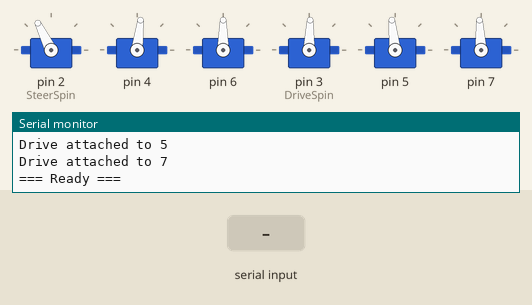
The sketch below on a simulated Arduino Uno, built with avr-gcc and run on an emulated ATmega328P. Parts: 6 × servo, the last lines printed to the serial monitor. The inputs (shaded band) are chosen by the test bench.

Above: at 1.2 s.
1.3 s: "ss\n" received over the second serial link
At 2.8 s:
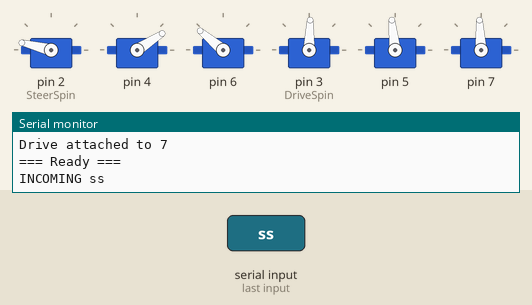
3.4 s: "dp\n" received over Serial
At 3.85 s:
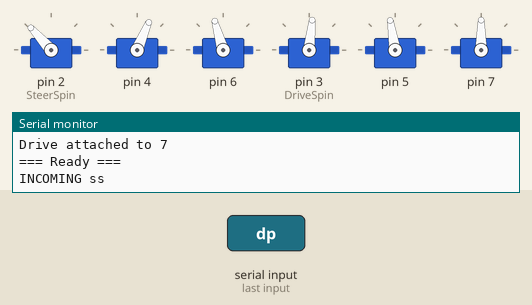
5.5 s: "ds\n" received over Serial
At 5.95 s:
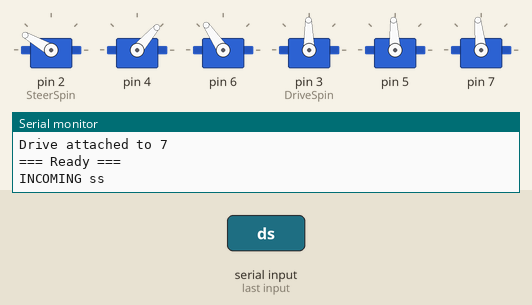
7.8 s: "sp\n" received over the second serial link
At 8.9 s:
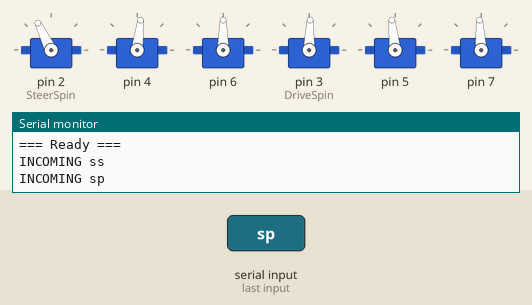
9.3 s: "ds\n" received over the second serial link
At 10.04 s:
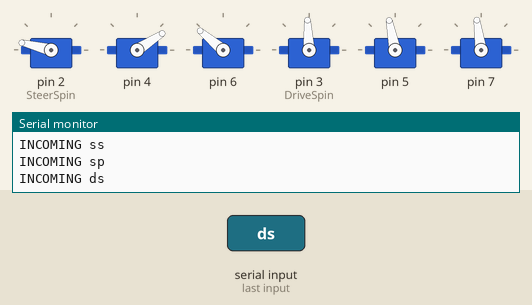
10.8 s: "sp\n" received over Serial
At 12.5 s:
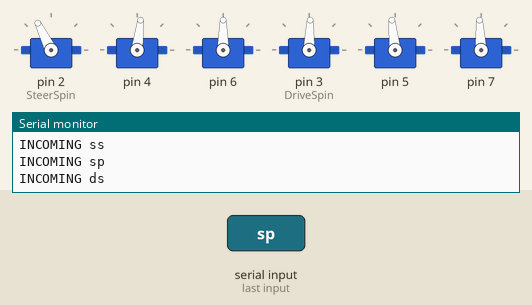
Timing chart, 0 to 13.9 s (numbered marks = the images above; inputs shaded):
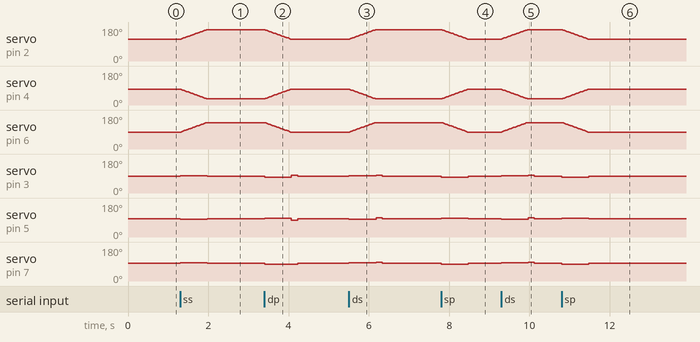

Measured:
- after the input at 1.3 s, servo on pin 2 (SteerSpin): moves from 116° to 166° over 0.63 s, starting at once; servo on pin 4: moves from 83° to 33° over 0.63 s, starting at once
- after the input at 3.4 s, servo on pin 2 (SteerSpin): moves from 166° to 116° over 0.63 s, starting at once; servo on pin 4: moves from 33° to 83° over 0.63 s, starting at once
- after the input at 5.5 s, servo on pin 2 (SteerSpin): moves from 116° to 166° over 0.63 s, starting at once; servo on pin 4: moves from 83° to 33° over 0.63 s, starting at once
- after the input at 7.8 s, servo on pin 2 (SteerSpin): moves from 166° to 116° over 0.63 s, starting at once; servo on pin 4: moves from 33° to 83° over 0.63 s, starting at once
- after the input at 9.3 s, servo on pin 2 (SteerSpin): moves from 116° to 166° over 0.63 s, starting at once; servo on pin 4: moves from 83° to 33° over 0.63 s, starting at once
- after the input at 10.8 s, servo on pin 2 (SteerSpin): moves from 166° to 116° over 0.63 s, starting at once; servo on pin 4: moves from 33° to 83° over 0.63 s, starting at once

The sketch:

Mobile_robot.ino
```cpp
#include "Servo.h"
#include "SteerServo.h"
#include "DriveServo.h"
#include "DriveSteerModule.h"
#include "Robot.h"
#include <SoftwareSerial.h>

Servo servo1, servo2, servo3, servo4, servo5, servo6;
SteerServo s1, s2, s3;
DriveServo d1, d2, d3;
DriveSteerModule m1, m2, m3;
Robot robot;
int angle[] = {0,0,0};
int speed[] = {0,0,0};

SoftwareSerial mySerial(8, 9); // RX, TX


void setupTimer0() {
  TCCR2A = 0;// set entire TCCR2A register to 0
  TCCR2B = 0;// same for TCCR2B
  TCNT2  = 0;//initialize counter value to 0
  // set compare match register for 8khz increments
  OCR2A = 250; // = (16*10^6) / (8000*8) - 1 (must be <256)
  // turn on CTC mode
  TCCR2A |= (1 << WGM21);
  TCCR2B |= (1 << CS22);      // 64 prescaler
  // enable timer compare interrupt
  TIMSK2 |= (1 << OCIE2A);
}

// FRAME TIMER
#define TIMER_COUNT_PER_FRAME 25
uint16_t frameTimerCount = 0;
ISR(TIMER2_COMPA_vect){
  if (++frameTimerCount > TIMER_COUNT_PER_FRAME){
    handleFrame();
    frameTimerCount = 0;
  }
}

void handleFrame() {
  robot.update();
//  d1.update();
//  d2.update();
//  d3.update();
//  m1.update();
//  m2.update();
//  m3.update();
}

void setup() {
  // Serial
  Serial.begin(9600);
  mySerial.begin(38400);

  s1 = SteerServo(&servo1, 2, 116);
  s2 = SteerServo(&servo2, 4, 83);
  s3 = SteerServo(&servo3, 6, 90);
  d1 = DriveServo(&servo4, 3, 1430, 1470, false, 0.92);
  d2 = DriveServo(&servo5, 5, 1520, 1540, true, 1.1);
  d3 = DriveServo(&servo6, 7, 1490, 1520, true, 0.95);
  m1 = DriveSteerModule(&d1, &s1);
  m2 = DriveSteerModule(&d2, &s2);
  m3 = DriveSteerModule(&d3, &s3);
  robot = Robot(&m1, &m2, &m3);

  setupTimer0();
  Serial.println("=== Ready ===");
}

void printState() {
  Serial.print("ANGLE ");
  Serial.print(angle[0], DEC);
  Serial.print(" ");
  Serial.print(angle[1], DEC);
  Serial.print(" ");
  Serial.print(angle[2], DEC);
  Serial.print(" SPEED ");
  Serial.print(speed[0], DEC);
  Serial.print(" ");
  Serial.print(speed[1], DEC);
  Serial.print(" ");
  Serial.println(speed[2], DEC);
}

int parseStringToInt(String s) {
  if (s.length() == 0) {
    return 0;
  }
  if (s[0] == 'n' || s[0] == '-'){
    return -s.substring(1).toInt();
  } else {
    return s.toInt();
  }

}

void serialHandle(String terminalText) {
  int len = terminalText.length();

    // STEER PARALLEL
    if (terminalText.substring(0,2) == "sp") {
      int angle = parseStringToInt(terminalText.substring(2));
      robot.steerParallel(angle);

    // STEER SPIN
    } else if (terminalText.substring(0,2) == "ss") {
      robot.steerSpin();

    // DRIVE PARALLEL
    } else if (terminalText.substring(0,2) == "dp") {
      int distance = 10;
      int direction = 1;
      if(len > 2) {
        distance = terminalText.substring(2).toInt();
        if (distance < 0){
          distance = abs(distance);
          direction = -1;
        }
      }
      robot.driveParallel(distance, 40*direction);

    // DRIVE SPIN
    } else if (terminalText.substring(0,2) == "ds") {
      int distance = 10;
      int direction = 1;
      if(len > 2) {
        distance = terminalText.substring(2).toInt();
        if (distance < 0){
          distance = abs(distance);
          direction = -1;
        }
      }
      robot.driveSpin(distance, 40*direction);

    // STEERING COMMAND
    } else if (terminalText[0] == 'a'){
      int number = terminalText.substring(2).toInt();
      // CRAB WALK
      if (terminalText[1] == 'a') {
        angle[0] = number;
        angle[1] = number;
        angle[2] = number;

      // FRONT STEER
      } else if (terminalText[1] == 'b') {
        angle[0] = number;
        angle[1] = number;
        angle[2] = 0;

      // BACK STEER
      } else if (terminalText[1] == 'c') {
        angle[0] = 0;
        angle[1] = 0;
        angle[2] = number;
      }

    // MANUAL CONTROL
    } else if (terminalText[0] == 'm') {
      int indexes[5];
      int count = 0;
      for (int i = 1; i<len; ++i) {
        if (terminalText[i] == ' '){
          indexes[count++] = i;
        }
      }
      angle[0] = terminalText.substring(1, indexes[0]).toInt();
      angle[1] = terminalText.substring(indexes[0] + 1, indexes[1]).toInt();
      angle[2] = terminalText.substring(indexes[1] + 1, indexes[2]).toInt();
      speed[0] = terminalText.substring(indexes[2] + 1, indexes[3]).toInt();
      speed[1] = terminalText.substring(indexes[3] + 1, indexes[4]).toInt();
      speed[2] = terminalText.substring(indexes[4] + 1).toInt();


    // DRIVE
    } else if (terminalText[0] == 'd') {
      int distance = 10;
      int direction = 1;
      if(len > 1) {
        distance = terminalText.substring(1).toInt();
        if (distance < 0){
          distance = abs(distance);
          direction = -1;
        }
      }
      m1.drive(distance, 40*direction);
      m2.drive(distance, 40*direction);
      m3.drive(distance, 40*direction);

    // TEST
    } else if (terminalText[0] == 't') {


    // STEER
    } else if (terminalText[0] == 'q') {
      int steerSpeed = 4;
      int angle = 0;
      if(len > 1) {
        angle = terminalText.substring(1).toInt();
      }
      m1.steer(angle, steerSpeed);
      m2.steer(angle, steerSpeed);
      m3.steer(angle, steerSpeed);

    } else if (terminalText[0] == '+' || terminalText[0] == '-') {
      int value = terminalText.substring(1).toInt();
      if (terminalText[0] == '-') {
        value *= -1;
      }
      speed[0] += value;
      speed[1] += value;
      speed[2] += value;
      printState();

    // RESET COMMAND
    } else if (terminalText[0] == '0') {
      angle[0] = 0;
      angle[1] = 0;
      angle[2] = 0;
      speed[0] = 0;
      speed[1] = 0;
      speed[2] = 0;
    }
}

void loop() {
  if (Serial.available() > 0) {
    String terminalText = Serial.readStringUntil('\n');
    serialHandle(terminalText);
  }

  if (mySerial.available() > 0) {
    String terminalText = mySerial.readStringUntil('\n');
    Serial.print("INCOMING ");
    Serial.println(terminalText);
    serialHandle(terminalText);
  }

}
```

Const.h
```cpp
#define CONTROL_FPS 40
#define ASPECT_RATIO_ANGLE 50        // arctan( Length / Width )
#define CENTER_SPIN_ANGLE  ASPECT_RATIO_ANGLE
```

DriveServo.cpp
```cpp
#include "DriveServo.h"
#include "Const.h"

#define DISTANCE_TO_MM 0.59144// actual 197.82 mm, command distance = 117

DriveServo::DriveServo(){}

DriveServo::DriveServo(Servo *servo, int pin, int minStopValue, int maxStopValue, bool reverse, float speedConstant)
: servo(servo), pin(pin), minStopValue(minStopValue), maxStopValue(maxStopValue), reverse(reverse), remainingMoveFrame(0), speedConstant(speedConstant) {
  Serial.print("Drive attached to ");
  Serial.println(pin, DEC);
  servo->attach(pin);
  setSpeed(0);
}

void DriveServo::setSpeed(int s){
  rotationSpeed = s;

  if (reverse)
    s *= -1;

  int value = (minStopValue + maxStopValue)/2;
  if (s > 0) {
    value = s + maxStopValue;
  } else if (s < 0) {
    value = minStopValue + s;
  }

  servo->writeMicroseconds(value);
}

void DriveServo::move(int distanceMm, float linearSpeed){
  remainingMoveFrame = float(distanceMm) * DISTANCE_TO_MM / abs(linearSpeed) * CONTROL_FPS;
  rotationSpeed = linearSpeed * speedConstant;
  setSpeed(rotationSpeed);
}

float DriveServo::calculateSpeed(int distance, int numFrame){
  return float(distance) * DISTANCE_TO_MM * CONTROL_FPS / numFrame;
}

void DriveServo::update(){
  if (remainingMoveFrame > 0){
    --remainingMoveFrame;
  } else {
    setSpeed(0);
  }
}

bool DriveServo::isReverse() {
  return reverse;
}
```

DriveServo.h
```cpp
#ifndef DriveServo_h
#define DriveServo_h

#include "HardwareSerial.h"
#include "Servo.h"

#define WHEEL_RADIUS 32


class DriveServo {
public:
  DriveServo();
  DriveServo(Servo* servo, int pin, int minStopValue, int maxStopValue, bool reserve, float speedConstant = 1.0);
  void setSpeed(int s);
  void move(int distanceMm, float linearSpeed = 32.0);
  float calculateSpeed(int distance, int numFrame);
  void update();
  bool isReverse();

private:
  Servo *servo;
  unsigned char pin;
  int minStopValue;
  int maxStopValue;
  bool reverse;
  float speedConstant;

  int remainingMoveFrame;
  int rotationSpeed;
};

#endif
```

DriveSteerModule.cpp
```cpp
#include "DriveSteerModule.h"
#define STEER_SPEED_CONSTANT 0.5
#define STEER_ANGLE_TO_DRIVE_DISTANCE 0.4

DriveSteerModule::DriveSteerModule(){}

DriveSteerModule::DriveSteerModule(DriveServo* driveServo, SteerServo* steerServo): driveServo(driveServo), steerServo(steerServo), currentAngle(0), ready(true){

}

void DriveSteerModule::drive(int distance, float speed){
  driveServo->move(distance, speed);
}

void DriveSteerModule::steer(int angle, int speed){

  if (angle < -60) {
    angle = -60;
  } else if (angle > 60) {
    angle = 60;
  }

  int direction = angle > steerServo->readPosition() ? 1 : -1;

  targetAngle = angle;
  steerSpeed = float(speed * direction) * STEER_SPEED_CONSTANT;
  remainingFrame = float(abs(angle - steerServo->readPosition())) / abs(steerSpeed);

  if (remainingFrame > 0) {
    ready = false;
    int driveDistance = float(abs(angle - steerServo->readPosition())) * STEER_ANGLE_TO_DRIVE_DISTANCE;
    float driveSpeed = driveServo->calculateSpeed(driveDistance, remainingFrame);
    int servoReverse = driveServo->isReverse() ? -1 : 1;
    driveServo->move(driveDistance, driveSpeed * servoReverse * direction);
  }
}


void DriveSteerModule::update(){
  driveServo->update();

  if (remainingFrame > 0){
    currentAngle += steerSpeed;
    steerServo->setPosition(currentAngle);
    --remainingFrame;
  } else {
    steerServo->setPosition(targetAngle);
    ready = true;
  }
}


bool DriveSteerModule::isReady(){
  return ready;
}
```

DriveSteerModule.h
```cpp
#ifndef DriveSteerModule_h
#define DriveSteerModule_h

#include "DriveServo.h"
#include "SteerServo.h"

class DriveSteerModule {
public:
  DriveSteerModule();
  DriveSteerModule(DriveServo* drive, SteerServo* steer);

  void steer(int angle, int steerSpeed);
  void drive(int distance, float speed);
  void update();
  bool isReady();


private:
  DriveServo *driveServo;
  SteerServo* steerServo;

  int currentAngle;
  int targetAngle;
  float steerSpeed;
  int remainingFrame;
  bool ready;
};


#endif;
```

Job.h
```cpp
#ifndef Job_h
#define Job_h

class Job {
public:
  enum Type {
    SteerParallel,
    DriveParallel,
    SteerSpin,
    DriveSpin,
    None
  };
  Job(Type type=Type::None, int param1 = 0, float param2 = 0) : type(type), param1(param1), param2(param2) {};

  int param1;
  float param2;
  Type type;
};

#endif;
```

Robot.cpp
```cpp
#include "Robot.h"
#include "Const.h"
#define DEFAULT_STEER_SPEED 4


Robot::Robot(): Robot(NULL, NULL, NULL) {}

Robot::Robot(DriveSteerModule *m1, DriveSteerModule *m2, DriveSteerModule *m3)
: m1(m1), m2(m2), m3(m3), steerMode(Job::Type::None) {

}

void Robot::update() {
  m1->update();
  m2->update();
  m3->update();

  if (m1->isReady() && m2->isReady() && m3->isReady()){
    runNextJob();
  }
}

void Robot::runNextJob() {

  // There's no more job
  if (currentJob == nextJob)
    return;

  Job j = jobQueue[currentJob++];
  if (j.type == Job::Type::SteerParallel){
      steerParallel(j.param1);
  } else if (j.type == Job::Type::DriveParallel){
      driveParallel(j.param1, j.param2);
  } else if (j.type == Job::Type::SteerSpin){
      steerSpin();
  } else if (j.type == Job::Type::DriveSpin){
      driveSpin(j.param1, j.param2);
  }

  if (currentJob > JOB_QUEUE_SIZE-1) {
    currentJob = 0;
  }
}

void Robot::addJobQueue(Job::Type type, int param1, float param2) {
  jobQueue[nextJob++] = Job(type, param1, param2);
  if (nextJob > JOB_QUEUE_SIZE-1) {
    nextJob = 0;
  }
}


void Robot::steerParallel(int angle) {
  m1->steer(angle, DEFAULT_STEER_SPEED);
  m2->steer(angle, DEFAULT_STEER_SPEED);
  m3->steer(angle, DEFAULT_STEER_SPEED);
  steerMode = Job::Type::SteerParallel;
}

void Robot::driveParallel(int distance, float speed) {
  if (steerMode == Job::Type::SteerParallel) {
    m1->drive(distance, speed);
    m2->drive(distance, speed);
    m3->drive(distance, speed);
  } else {
    steerParallel(0);
    addJobQueue(Job::Type::DriveParallel, distance, speed);
  }
}

void Robot::steerSpin() {
  m1->steer(CENTER_SPIN_ANGLE, DEFAULT_STEER_SPEED);
  m2->steer(-CENTER_SPIN_ANGLE, DEFAULT_STEER_SPEED);
  m3->steer(CENTER_SPIN_ANGLE, DEFAULT_STEER_SPEED);
  steerMode = Job::Type::SteerSpin;
}

void Robot::driveSpin(int distance, float speed) {
  if (steerMode == Job::Type::SteerSpin) {
    m1->drive(distance, speed);
    m2->drive(distance, -speed);
    m3->drive(distance, -speed);
  } else {
    steerSpin();
    addJobQueue(Job::Type::DriveSpin, distance, speed);
  }
}
```

Robot.h
```cpp
#ifndef Robot_h
#define Robot_h

#define JOB_QUEUE_SIZE 5

#include "DriveSteerModule.h"
#include "Job.h"

class Robot{

public:
  Robot();
  Robot(DriveSteerModule *m1, DriveSteerModule *m2, DriveSteerModule *m3);
  void update();
  void runNextJob();
  void addJobQueue(Job::Type type, int param1, float param2);

  void steerParallel(int angle);
  void driveParallel(int distance, float speed);

  void steerSpin();
  void driveSpin(int distance, float speed);

private:
  DriveSteerModule *m1;
  DriveSteerModule *m2;
  DriveSteerModule *m3;
  Job::Type steerMode;

  uint8_t nextJob;
  uint8_t currentJob;
  Job jobQueue[JOB_QUEUE_SIZE];
};

#endif
```

SteerServo.cpp
```cpp
#include "SteerServo.h"

SteerServo::SteerServo(){}

SteerServo::SteerServo(Servo* servo, int pin, int centerValue) : servo(servo), pin(pin), centerValue(centerValue) {
  Serial.print("Steering attached to ");
  Serial.println(pin, DEC);
  servo->attach(pin);
  setPosition(0);
}

void SteerServo::setPosition(int pos){
  value = pos + centerValue;

  if (value == servo->read())
    return;

  servo->write(value);
}

int SteerServo::readPosition() {
  return value - centerValue;
}
```

SteerServo.h
```cpp
#ifndef SteerServo_h
#define SteerServo_h

#include "HardwareSerial.h"
#include "Servo.h"

class SteerServo {
public:
  SteerServo();
  SteerServo(Servo* servo, int pin, int centerValue);
  void setPosition(int pos);
  int readPosition();

private:
  Servo *servo;
  unsigned char pin;
  int value;
  unsigned char centerValue;

};

#endif
```
